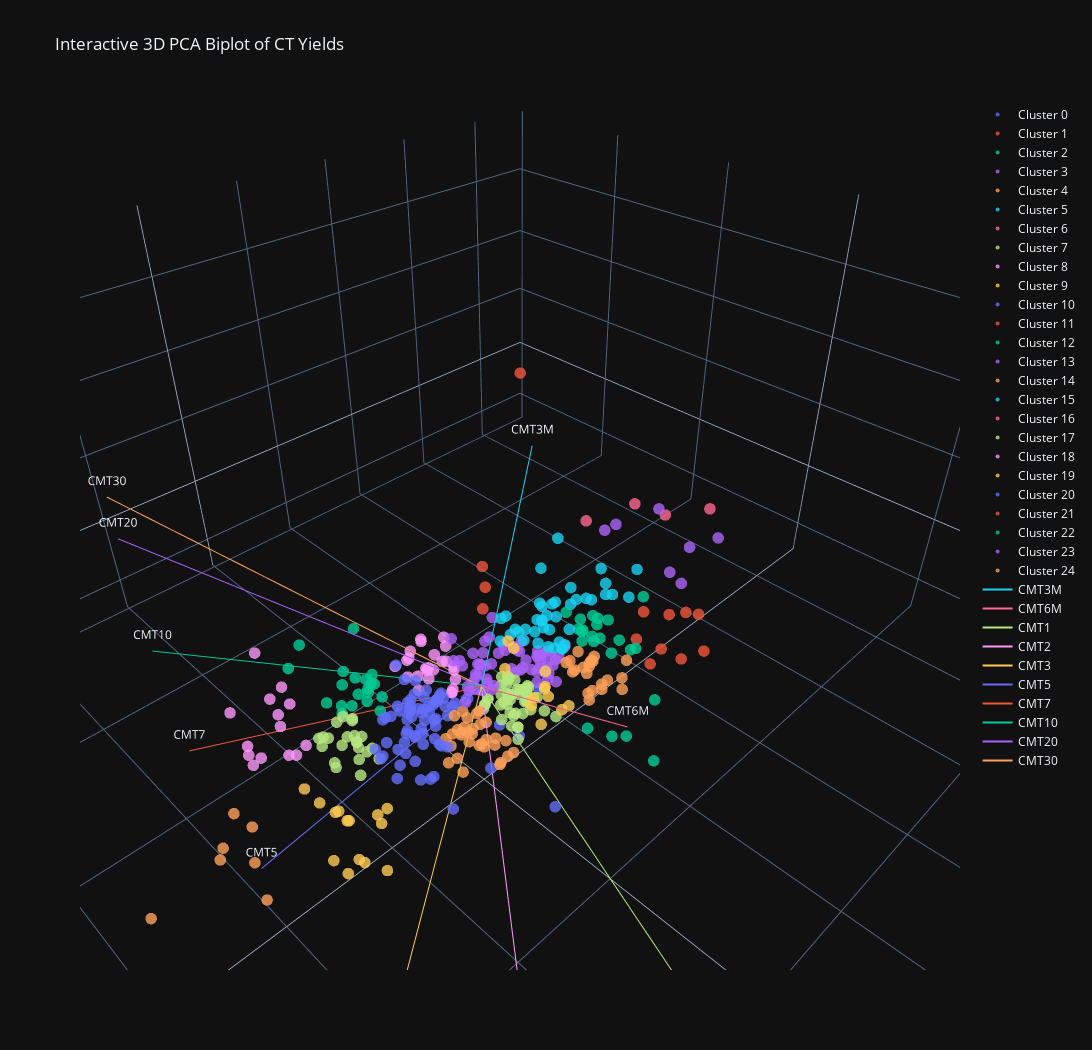

Source (notebook cell):
### Code cell
pc3_ct_df = run_pca_yield_curve(
    df=cmt_yields_df.set_index("Date"),
    is_cusips=True,
    n_components=3,
    run_on_diff=True,
    show_cumul_ex_var=True,
    show_eigenvectors=True,
    show_pc_scores_timeseries=True,
    show_reconstructed=True,
    show_3d_plot=True,
    show_recessions=True,
    show_clusters=True,
    num_clusters=25,
)
